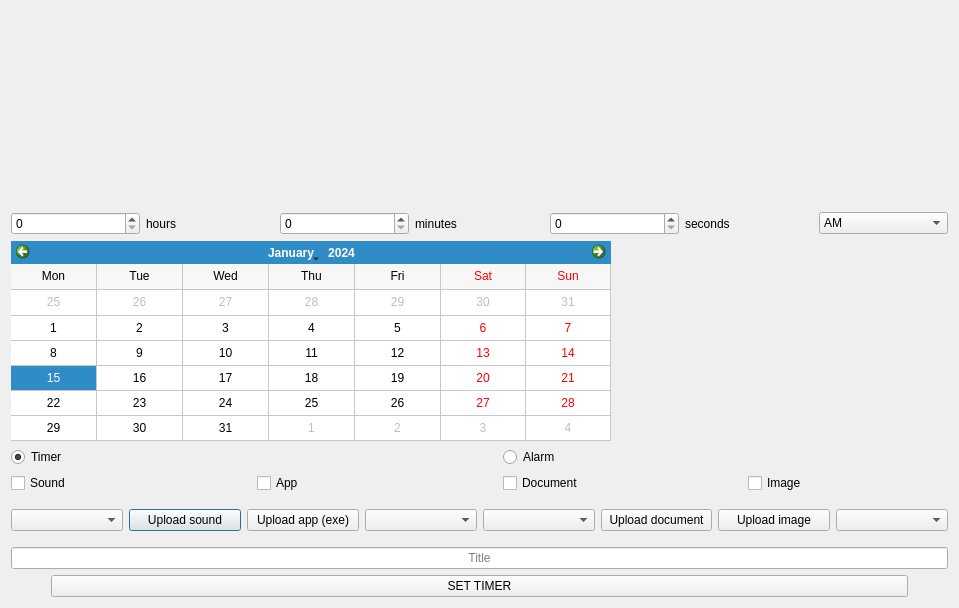
<?xml version="1.0" encoding="UTF-8"?>
<ui version="4.0">
 <class>SettingsWindow</class>
 <widget class="QDialog" name="SettingsWindow">
  <property name="geometry">
   <rect>
    <x>0</x>
    <y>0</y>
    <width>959</width>
    <height>608</height>
   </rect>
  </property>
  <property name="windowTitle">
   <string>Dialog</string>
  </property>
  <layout class="QVBoxLayout" name="verticalLayout_4">
   <item>
    <widget class="QLabel" name="TimeLabel">
     <property name="text">
      <string/>
     </property>
     <property name="alignment">
      <set>Qt::AlignmentFlag::AlignCenter</set>
     </property>
    </widget>
   </item>
   <item>
    <layout class="QVBoxLayout" name="verticalLayout_2">
     <item>
      <layout class="QHBoxLayout" name="horizontalLayout">
       <item>
        <widget class="QSpinBox" name="hourCount">
         <property name="alignment">
          <set>Qt::AlignmentFlag::AlignLeading|Qt::AlignmentFlag::AlignLeft|Qt::AlignmentFlag::AlignVCenter</set>
         </property>
         <property name="maximum">
          <number>23</number>
         </property>
        </widget>
       </item>
       <item>
        <widget class="QLabel" name="label">
         <property name="text">
          <string>hours</string>
         </property>
        </widget>
       </item>
       <item>
        <widget class="QSpinBox" name="minuteCount">
         <property name="maximum">
          <number>59</number>
         </property>
        </widget>
       </item>
       <item>
        <widget class="QLabel" name="label_2">
         <property name="text">
          <string>minutes</string>
         </property>
        </widget>
       </item>
       <item>
        <widget class="QSpinBox" name="secondCount">
         <property name="maximum">
          <number>59</number>
         </property>
        </widget>
       </item>
       <item>
        <widget class="QLabel" name="label_3">
         <property name="text">
          <string>seconds</string>
         </property>
        </widget>
       </item>
       <item>
        <widget class="QComboBox" name="AmPmBox">
         <item>
          <property name="text">
           <string>AM</string>
          </property>
         </item>
         <item>
          <property name="text">
           <string>PM</string>
          </property>
         </item>
        </widget>
       </item>
      </layout>
     </item>
     <item>
      <widget class="QCalendarWidget" name="calendarWidget">
       <property name="maximumSize">
        <size>
         <width>600</width>
         <height>200</height>
        </size>
       </property>
       <property name="gridVisible">
        <bool>true</bool>
       </property>
       <property name="selectionMode">
        <enum>QCalendarWidget::SelectionMode::SingleSelection</enum>
       </property>
       <property name="verticalHeaderFormat">
        <enum>QCalendarWidget::VerticalHeaderFormat::NoVerticalHeader</enum>
       </property>
       <property name="navigationBarVisible">
        <bool>true</bool>
       </property>
       <property name="dateEditEnabled">
        <bool>true</bool>
       </property>
      </widget>
     </item>
    </layout>
   </item>
   <item>
    <layout class="QVBoxLayout" name="verticalLayout">
     <item>
      <layout class="QHBoxLayout" name="horizontalLayout_9">
       <item>
        <widget class="QRadioButton" name="timerRadioButton">
         <property name="text">
          <string>Timer</string>
         </property>
         <property name="checked">
          <bool>true</bool>
         </property>
        </widget>
       </item>
       <item>
        <spacer name="horizontalSpacer">
         <property name="orientation">
          <enum>Qt::Orientation::Horizontal</enum>
         </property>
         <property name="sizeType">
          <enum>QSizePolicy::Policy::Minimum</enum>
         </property>
         <property name="sizeHint" stdset="0">
          <size>
           <width>40</width>
           <height>20</height>
          </size>
         </property>
        </spacer>
       </item>
       <item>
        <widget class="QRadioButton" name="alarmRadioButton">
         <property name="text">
          <string>Alarm</string>
         </property>
        </widget>
       </item>
      </layout>
     </item>
     <item>
      <layout class="QHBoxLayout" name="horizontalLayout_8">
       <item>
        <widget class="QCheckBox" name="soundCheckBox">
         <property name="text">
          <string>Sound</string>
         </property>
        </widget>
       </item>
       <item>
        <spacer name="horizontalSpacer_4">
         <property name="orientation">
          <enum>Qt::Orientation::Horizontal</enum>
         </property>
         <property name="sizeType">
          <enum>QSizePolicy::Policy::Maximum</enum>
         </property>
         <property name="sizeHint" stdset="0">
          <size>
           <width>40</width>
           <height>20</height>
          </size>
         </property>
        </spacer>
       </item>
       <item>
        <widget class="QCheckBox" name="appCheckBox">
         <property name="text">
          <string>App</string>
         </property>
        </widget>
       </item>
       <item>
        <spacer name="horizontalSpacer_5">
         <property name="orientation">
          <enum>Qt::Orientation::Horizontal</enum>
         </property>
         <property name="sizeType">
          <enum>QSizePolicy::Policy::Maximum</enum>
         </property>
         <property name="sizeHint" stdset="0">
          <size>
           <width>40</width>
           <height>20</height>
          </size>
         </property>
        </spacer>
       </item>
       <item>
        <widget class="QCheckBox" name="documentCheckBox">
         <property name="text">
          <string>Document</string>
         </property>
        </widget>
       </item>
       <item>
        <spacer name="horizontalSpacer_6">
         <property name="orientation">
          <enum>Qt::Orientation::Horizontal</enum>
         </property>
         <property name="sizeType">
          <enum>QSizePolicy::Policy::Maximum</enum>
         </property>
         <property name="sizeHint" stdset="0">
          <size>
           <width>40</width>
           <height>20</height>
          </size>
         </property>
        </spacer>
       </item>
       <item>
        <widget class="QCheckBox" name="imageCheckBox">
         <property name="text">
          <string>Image</string>
         </property>
        </widget>
       </item>
      </layout>
     </item>
     <item>
      <layout class="QHBoxLayout" name="horizontalLayout_2">
       <item>
        <layout class="QHBoxLayout" name="horizontalLayout_5">
         <property name="topMargin">
          <number>10</number>
         </property>
         <property name="bottomMargin">
          <number>10</number>
         </property>
         <item>
          <widget class="QComboBox" name="soundComboBox">
           <property name="placeholderText">
            <string>Sounds</string>
           </property>
          </widget>
         </item>
         <item>
          <widget class="QPushButton" name="uploadSoundButton">
           <property name="text">
            <string>Upload sound</string>
           </property>
          </widget>
         </item>
        </layout>
       </item>
       <item>
        <layout class="QHBoxLayout" name="horizontalLayout_6">
         <item>
          <widget class="QPushButton" name="uploadAppButton">
           <property name="text">
            <string>Upload app (exe)</string>
           </property>
          </widget>
         </item>
         <item>
          <widget class="QComboBox" name="appComboBox">
           <property name="placeholderText">
            <string>Apps</string>
           </property>
          </widget>
         </item>
        </layout>
       </item>
       <item>
        <layout class="QHBoxLayout" name="horizontalLayout_7">
         <item>
          <widget class="QComboBox" name="documentComboBox">
           <property name="placeholderText">
            <string>Documents</string>
           </property>
          </widget>
         </item>
         <item>
          <widget class="QPushButton" name="uploadDocumentButton">
           <property name="text">
            <string>Upload document</string>
           </property>
          </widget>
         </item>
        </layout>
       </item>
       <item>
        <layout class="QHBoxLayout" name="horizontalLayout_4">
         <property name="topMargin">
          <number>10</number>
         </property>
         <property name="bottomMargin">
          <number>10</number>
         </property>
         <item>
          <widget class="QPushButton" name="uploadImageButton">
           <property name="text">
            <string>Upload image</string>
           </property>
          </widget>
         </item>
         <item>
          <widget class="QComboBox" name="imageComboBox">
           <property name="placeholderText">
            <string>Images</string>
           </property>
          </widget>
         </item>
        </layout>
       </item>
      </layout>
     </item>
    </layout>
   </item>
   <item>
    <widget class="QLineEdit" name="timerName">
     <property name="alignment">
      <set>Qt::AlignmentFlag::AlignCenter</set>
     </property>
     <property name="placeholderText">
      <string>Title</string>
     </property>
    </widget>
   </item>
   <item>
    <layout class="QHBoxLayout" name="horizontalLayout_3">
     <item>
      <spacer name="horizontalSpacer_2">
       <property name="orientation">
        <enum>Qt::Orientation::Horizontal</enum>
       </property>
       <property name="sizeType">
        <enum>QSizePolicy::Policy::Minimum</enum>
       </property>
       <property name="sizeHint" stdset="0">
        <size>
         <width>40</width>
         <height>20</height>
        </size>
       </property>
      </spacer>
     </item>
     <item>
      <widget class="QPushButton" name="startButton">
       <property name="text">
        <string>SET TIMER</string>
       </property>
       <property name="iconSize">
        <size>
         <width>20</width>
         <height>20</height>
        </size>
       </property>
      </widget>
     </item>
     <item>
      <spacer name="horizontalSpacer_3">
       <property name="orientation">
        <enum>Qt::Orientation::Horizontal</enum>
       </property>
       <property name="sizeType">
        <enum>QSizePolicy::Policy::Minimum</enum>
       </property>
       <property name="sizeHint" stdset="0">
        <size>
         <width>40</width>
         <height>20</height>
        </size>
       </property>
      </spacer>
     </item>
    </layout>
   </item>
  </layout>
 </widget>
 <resources/>
 <connections/>
</ui>
